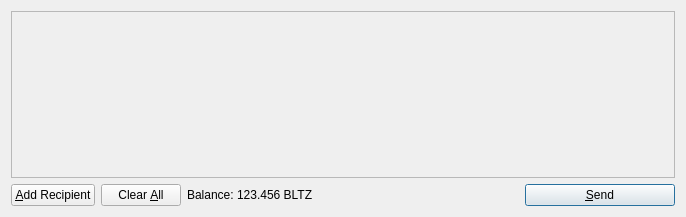
<?xml version="1.0" encoding="UTF-8"?>
<ui version="4.0">
 <class>SendCoinsDialog</class>
 <widget class="QDialog" name="SendCoinsDialog">
  <property name="geometry">
   <rect>
    <x>0</x>
    <y>0</y>
    <width>686</width>
    <height>217</height>
   </rect>
  </property>
  <property name="windowTitle">
   <string>Send Coins</string>
  </property>
  <layout class="QVBoxLayout" name="verticalLayout">
   <item>
    <widget class="QScrollArea" name="scrollArea">
     <property name="widgetResizable">
      <bool>true</bool>
     </property>
     <widget class="QWidget" name="scrollAreaWidgetContents">
      <property name="geometry">
       <rect>
        <x>0</x>
        <y>0</y>
        <width>666</width>
        <height>165</height>
       </rect>
      </property>
      <layout class="QVBoxLayout" name="verticalLayout_2">
       <property name="margin">
        <number>0</number>
       </property>
       <item>
        <layout class="QVBoxLayout" name="entries">
         <property name="spacing">
          <number>6</number>
         </property>
        </layout>
       </item>
       <item>
        <spacer name="verticalSpacer">
         <property name="orientation">
          <enum>Qt::Vertical</enum>
         </property>
         <property name="sizeHint" stdset="0">
          <size>
           <width>20</width>
           <height>40</height>
          </size>
         </property>
        </spacer>
       </item>
      </layout>
     </widget>
    </widget>
   </item>
   <item>
    <layout class="QHBoxLayout" name="horizontalLayout">
     <item>
      <widget class="QPushButton" name="addButton">
       <property name="toolTip">
        <string>Send to multiple recipients at once</string>
       </property>
       <property name="text">
        <string>&amp;Add Recipient</string>
       </property>
       <property name="icon">
        <iconset resource="../bitcoin.qrc">
         <normaloff>:/icons/add</normaloff>:/icons/add</iconset>
       </property>
       <property name="autoDefault">
        <bool>false</bool>
       </property>
      </widget>
     </item>
     <item>
      <widget class="QPushButton" name="clearButton">
       <property name="sizePolicy">
        <sizepolicy hsizetype="Minimum" vsizetype="Fixed">
         <horstretch>0</horstretch>
         <verstretch>0</verstretch>
        </sizepolicy>
       </property>
       <property name="toolTip">
        <string>Remove all transaction fields</string>
       </property>
       <property name="text">
        <string>Clear &amp;All</string>
       </property>
       <property name="icon">
        <iconset resource="../bitcoin.qrc">
         <normaloff>:/icons/remove</normaloff>:/icons/remove</iconset>
       </property>
       <property name="autoRepeatDelay">
        <number>300</number>
       </property>
       <property name="autoDefault">
        <bool>false</bool>
       </property>
      </widget>
     </item>
     <item>
      <layout class="QHBoxLayout" name="horizontalLayout_2">
       <property name="spacing">
        <number>3</number>
       </property>
       <item>
        <widget class="QLabel" name="label">
         <property name="text">
          <string>Balance:</string>
         </property>
        </widget>
       </item>
       <item>
        <widget class="QLabel" name="labelBalance">
         <property name="cursor">
          <cursorShape>IBeamCursor</cursorShape>
         </property>
         <property name="text">
          <string>123.456 BLTZ</string>
         </property>
         <property name="textInteractionFlags">
          <set>Qt::LinksAccessibleByMouse|Qt::TextSelectableByKeyboard|Qt::TextSelectableByMouse</set>
         </property>
        </widget>
       </item>
      </layout>
     </item>
     <item>
      <spacer name="horizontalSpacer">
       <property name="orientation">
        <enum>Qt::Horizontal</enum>
       </property>
       <property name="sizeHint" stdset="0">
        <size>
         <width>40</width>
         <height>20</height>
        </size>
       </property>
      </spacer>
     </item>
     <item>
      <widget class="QPushButton" name="sendButton">
       <property name="minimumSize">
        <size>
         <width>150</width>
         <height>0</height>
        </size>
       </property>
       <property name="toolTip">
        <string>Confirm the send action</string>
       </property>
       <property name="text">
        <string>&amp;Send</string>
       </property>
       <property name="icon">
        <iconset resource="../bitcoin.qrc">
         <normaloff>:/icons/send</normaloff>:/icons/send</iconset>
       </property>
       <property name="default">
        <bool>true</bool>
       </property>
      </widget>
     </item>
    </layout>
   </item>
  </layout>
 </widget>
 <resources>
  <include location="../bitcoin.qrc"/>
 </resources>
 <connections/>
</ui>
